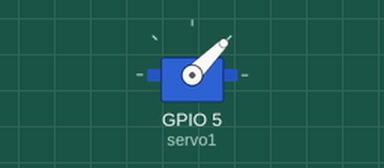
The program below on a simulated Raspberry Pi (BCM pin numbers). Shown: servo. Servo angles are drawn from the pulse width (0.5 ms = 0°, 2.5 ms = 180°). At 5.0 s the program stops and its outputs stay as they are.

Above: at 0.1 s.
At 5.1 s:
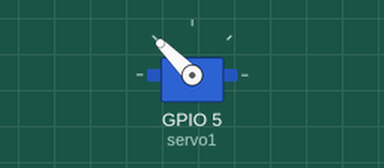
Timing chart, 0 to 6.5 s (numbered marks = the images above):
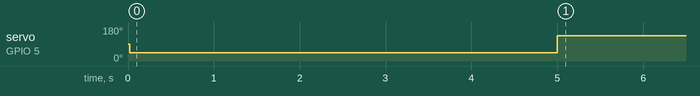

The program:

servo_dam1.py
```python
import RPi.GPIO as GPIO
import time, sys
from gpiozero import Servo
from time import sleep

servo1 = Servo(5)
#servo1 = Servo(6)
GPIO.setmode(GPIO.BCM)

servo1.min()
sleep(5)        #change the value according to the experiment
servo1.max()
#sleep(2)        #change the value according to the experiment
```

Measured:
- by itself, servo on GPIO 5 (servo1): 90° → 45° at 0.02 s, → 135° 5.0 s later
